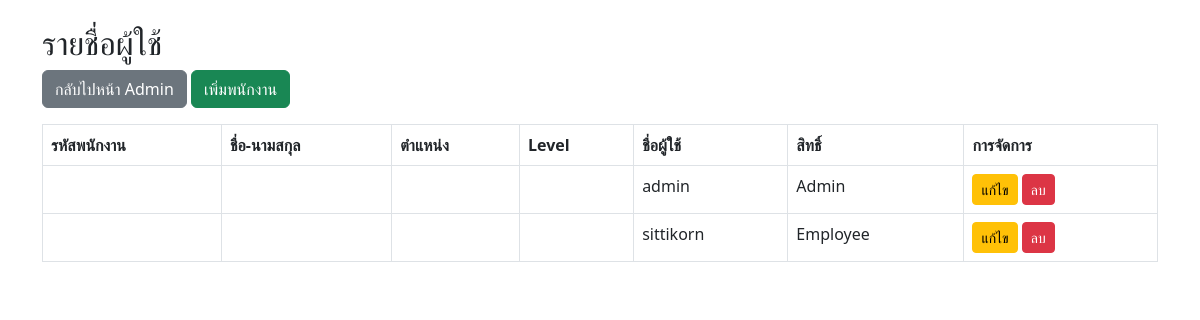
Page /UserList.php on the earlier database version.
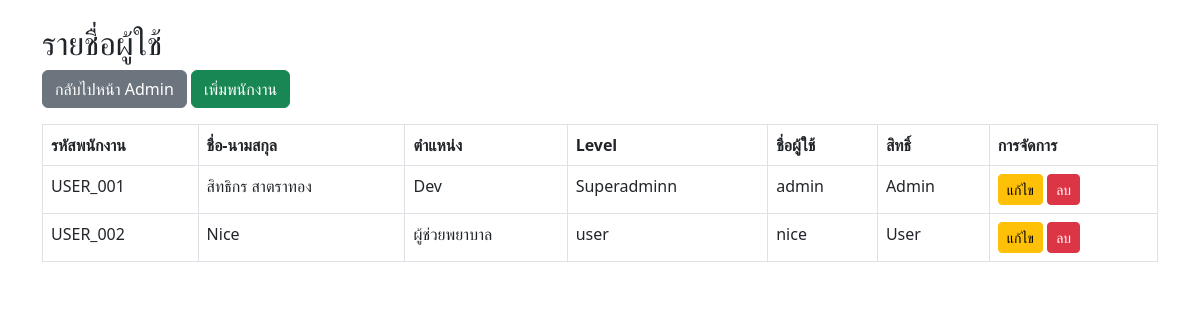
Same page on the later database version.
### tables this page shows
CREATE TABLE `users` (
  `id` int(11) NOT NULL,
  `username` varchar(50) NOT NULL,
  `password` varchar(255) NOT NULL,
  `role` enum('superadmin','admin','superuser','user') NOT NULL,
  `employee_id` varchar(20) NOT NULL,
  `fullname` varchar(100) NOT NULL,
  `position` varchar(100) NOT NULL,
  `level` varchar(50) NOT NULL,
  `profile_picture` varchar(255) DEFAULT NULL
);

### UserList.php (the view, shortened to what this page needs)
<?php
include 'db.php';
$users = $conn->query("SELECT * FROM users");
?>
<!DOCTYPE html>
<html lang="th">
<head>
    <link rel="stylesheet" href="https://cdn.jsdelivr.net/npm/bootstrap@5.3.0/dist/css/bootstrap.min.css">
</head>
<body>
<div class="container mt-4">
    <h2>รายชื่อผู้ใช้</h2>
    <button class="btn btn-secondary mb-3" onclick="window.location.href='dashboard.php'">กลับไปหน้า Admin</button>
    <button class="btn btn-success mb-3" data-bs-toggle="modal" data-bs-target="#addEmployeeModal">เพิ่มพนักงาน</button>
        <table class="table table-bordered">
            <tr>
                <th>รหัสพนักงาน</th>
                <th>ชื่อ-นามสกุล</th>
                <th>ตำแหน่ง</th>
                <th>Level</th>
                <th>ชื่อผู้ใช้</th>
                <th>สิทธิ์</th>
                <th>การจัดการ</th>
            </tr>
            <?php while ($row = $users->fetch_assoc()) : ?>
                <tr>
                    <td><?= htmlspecialchars($row['employee_id']) ?></td>
                    <td><?= htmlspecialchars($row['fullname']) ?></td>
                    <td><?= htmlspecialchars($row['position']) ?></td>
                    <td><?= htmlspecialchars($row['level']) ?></td>
                    <td><?= htmlspecialchars($row['username']) ?></td>
                    <td><?= ucfirst(htmlspecialchars($row['role'])) ?></td>
                    <td>
                        <button class="btn btn-warning btn-sm edit-btn"
                            data-id="<?= $row['id'] ?>"
                            data-employee_id="<?= $row['employee_id'] ?>"
                            data-fullname="<?= $row['fullname'] ?>"
                            data-position="<?= $row['position'] ?>"
                            data-level="<?= $row['level'] ?>"
                            data-username="<?= $row['username'] ?>"
                            data-role="<?= $row['role'] ?>"
                        >แก้ไข</button>
                        <form method="POST" class="d-inline">
                            <button type="submit" class="btn btn-danger btn-sm">ลบ</button>
                        </form>
                    </td>
                </tr>
            <?php endwhile; ?>
        </table>
</body>
</html>

Differences in the rows shown:
removed users: username "admin", role "Admin"
removed users: username "sittikorn", role "Employee"
added users: employee "USER_001", fullname "สิทธิกร สาตราทอง", position "Dev", level "Superadminn", username "admin", role "Admin"
added users: employee "USER_002", fullname "Nice", position "ผู้ช่วยพยาบาล", level "user", username "nice", role "User"
